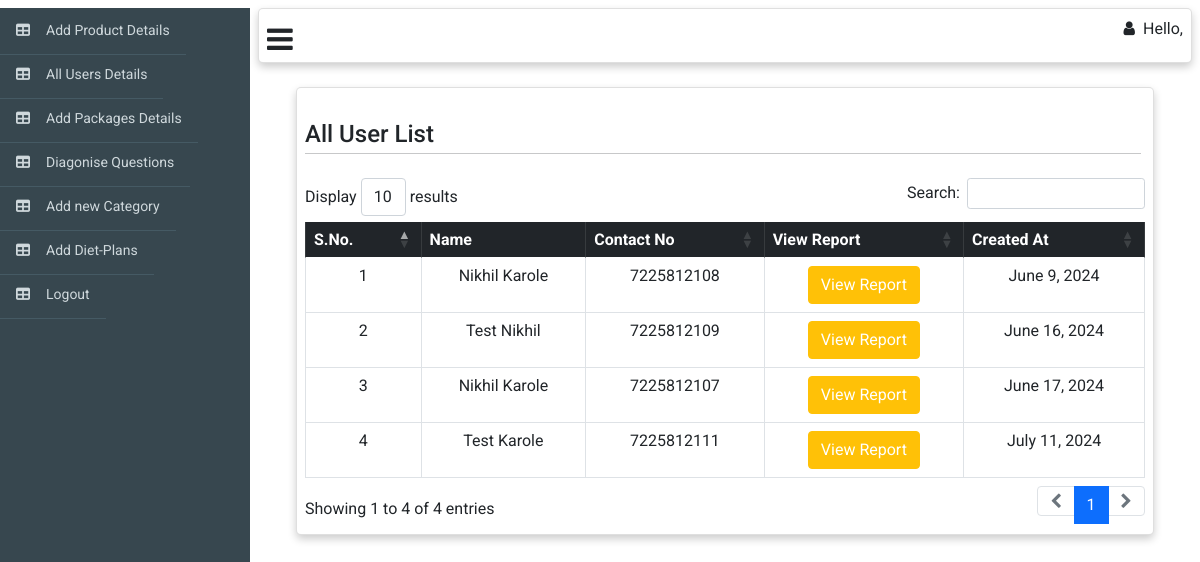
The app's page /web_admin/all-users, older data.
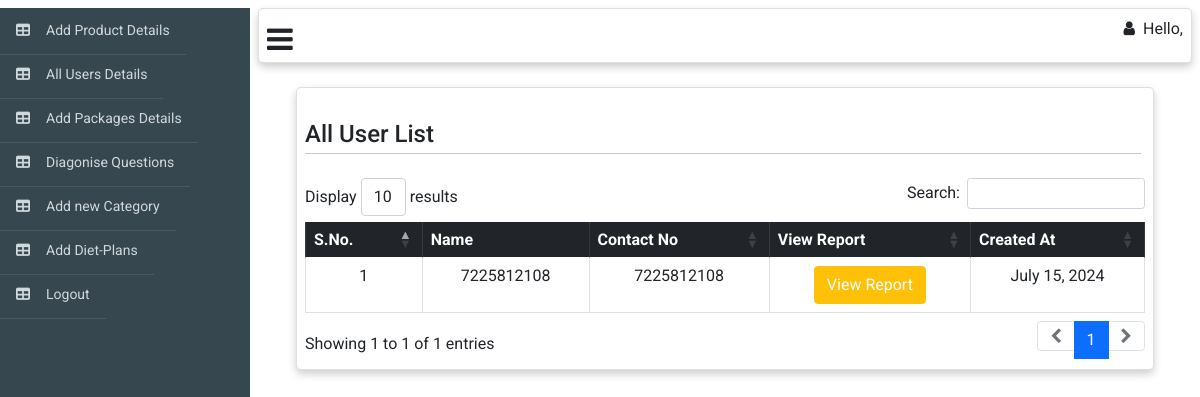
The same page, newer data.
### web_admin/models.py (models this page shows)
class user(models.Model):
    name = models.CharField(max_length=50)
    contact_no = models.CharField(max_length=15)
    otp = models.CharField(max_length=6)
    email = models.CharField(max_length=30)
    role = models.CharField(max_length=15, choices=Role)
    password = models.CharField(max_length=20,null=True,blank=True)
    is_active = models.BooleanField(default=True)
    gender = models.CharField(max_length=15, choices=Gender)
    age = models.IntegerField(default=0,null=True,blank=True)
    scalp_image = models.ImageField(upload_to='scalp_image/',null=True,blank=True)
    is_question_submitted = models.BooleanField(default=False)
    hair_health = models.FloatField(default=0)
    issue_categories = models.ManyToManyField(issue_category,null=True,blank=True)
    last_update_que = models.ForeignKey(questions,on_delete=models.CASCADE,null=True,blank=True)
    profile_image = models.ImageField(upload_to='profile/',null=True,blank=True)
    created_at = models.DateTimeField(auto_now_add=True)
    updated_at = models.DateTimeField(auto_now=True)

### web_admin/views.py (the view)
# urls.py: path('all-users',AllUsers.as_view(),name='all-users'),
class AllUsers(APIView):
    template_name = 'all_users_list.html'
    model = user
    def get(self,request,*args, **kwargs):
        list = self.model.objects.all()
        context={'list':list}
        return render(request,self.template_name,context)

### web_admin/templates/all_users_list.html (shortened to what this page needs)
{% extends "web_adminbase.html" %} {% block body %}{% load static %}
<div class="m-4">
  <div class="card me-6 p-2" style="width: auto">
    <h4 class="mt-4 p-0">
      All User List
      <hr class="hr p-0 mt-1 me-1" />
    </h4>
    <table
      id="example"
      class="table table-bordered text-center"
      style="width: 100%"
    >
      <thead class="table-dark text-center">
        <tr class="p-3 text-center">
          <th>S.No.</th>
          <th>Name</th>
          <th>Contact No</th>
          <th>View Report</th>
          <th>Created At</th>
        </tr>
      </thead>
      <tbody>
        {% for obj in list %}
        <tr>
          <td>{{forloop.counter}}</td>
          <td>{{obj.name}}</td>
          <td>{{obj.contact_no}}</td>
          <td><a class="btn btn-warning text-white">View Report</a></td>
          <td>{{obj.created_at|date}}</td>
        </tr>
        {% endfor %}
      </tbody>
    </table>
  </div>
</div>
{% endblock %}

### web_admin/templates/web_adminbase.html (shortened to what this page needs)
<html>
  <head>
    {% load static %}
    <link rel="stylesheet" href="/static/cs/dataTables.bootstrap5.min.css" />
    <link href="/static/cs/fontawesome.min.css" rel="stylesheet" />
    <link href="/static/cs/solid.css" rel="stylesheet" />
    <link href="/static/webfonts/fa-solid-900.woff2" rel="stylesheet" />
    <link href="/static/webfonts/fa-solid-900.ttf" rel="stylesheet" />
    <link href="/static/webfonts/fa-solid-900.ttf" rel="stylesheet" />
    <link href="/static/cs/dataTables.bootstrap5.min.css" rel="stylesheet" />
    <link
      href="https://cdn.jsdelivr.net/npm/bootstrap@5.0.2/dist/css/bootstrap.min.css"
      rel="stylesheet"
    />
  <link rel="stylesheet" href="https://cdnjs.cloudflare.com/ajax/libs/font-awesome/4.7.0/css/font-awesome.min.css">
  </head>
  <div id="viewport">
    <div id="sidebar">
      <ul class="nav">
        <li>
          <a href="/web_admin/add-product"><i class="fa-solid fa-table"></i>Add Product Details</a>
        </li>
        <li>
          <a href="/web_admin/all-users"><i class="fa-solid fa-table"></i>All Users Details</a>
        </li>
        <li>
          <a href="/web_admin/add-package"><i class="fa-solid fa-table"></i>Add Packages Details</a>
        </li>
        <li>
          <a href="/web_admin/add-questions"><i class="fa-solid fa-table"></i>Diagonise Questions</a>
        </li>
        <li>
          <a href="/web_admin/add-category"><i class="fa-solid fa-table"></i>Add new Category</a>
        </li>
        <li>
          <a href="/web_admin/add-diet-plan"><i class="fa-solid fa-table"></i>Add Diet-Plans</a>
        </li>
        <li>
          <a href="/web_admin/logout"><i class="fa-solid fa-table"></i>Logout</a>
        </li>
      </ul>
    </div>
    <div id="content">
      <div class="card m-2 p-2" style="width: auto; display: block">
        <div class="nav navbar-right">
          <i class="fa fa-bars" id="drawer_btn" onclick="openCloseNav()"></i>
          <h class="ms-auto" href="#">
            <i class="fa fa-user ms-2 me-2"></i
            >Hello,{{request.session.name}}</h
          >
        </div>
      </div>
      <div class="container-fluid">
        {% block body %}{% endblock body %}
    </div>
  </div>
</html>

### static/cs/solid.css (style rules this page uses)
:root, :host { --fa-style-family-classic: 'Font Awesome 6 Free'; --fa-font-solid: normal 900 1em/1 'Font Awesome 6 Free'; }
.fas, .fa-solid { font-weight: 900; }

Row changes from the older to the newer data that the page shows:
removed user: name "Nikhil Karole", contact_no "7225812108", created_at "June 9, 2024"
removed user: name "Test Nikhil", contact_no "7225812109", created_at "June 16, 2024"
removed user: name "Nikhil Karole", contact_no "7225812107", created_at "June 17, 2024"
removed user: name "Test Karole", contact_no "7225812111", created_at "July 11, 2024"
added user: name "7225812108", contact_no "7225812108", created_at "July 15, 2024"
Text that changed along with them:
text written by a page script: "Display results Search: Showing 1 to 4 of 4 entries 1" → "Display results Search: Showing 1 to 1 of 1 entries 1"
